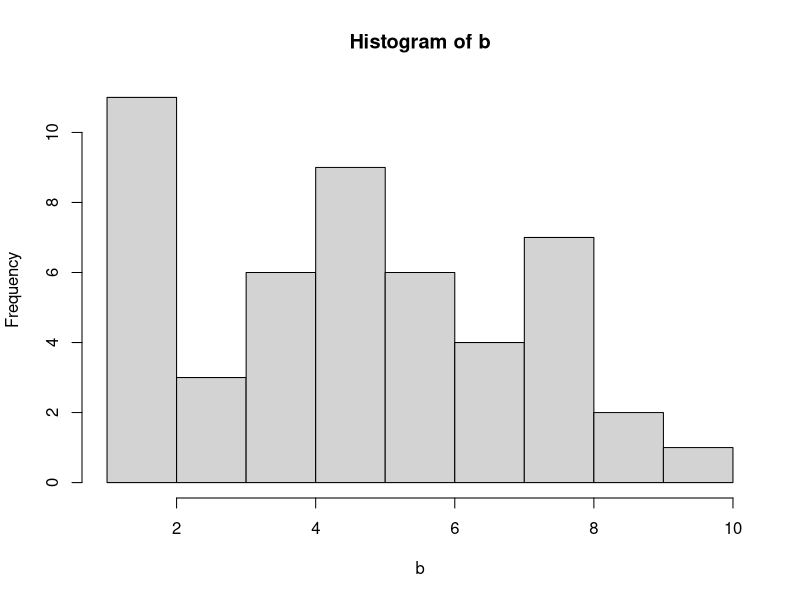
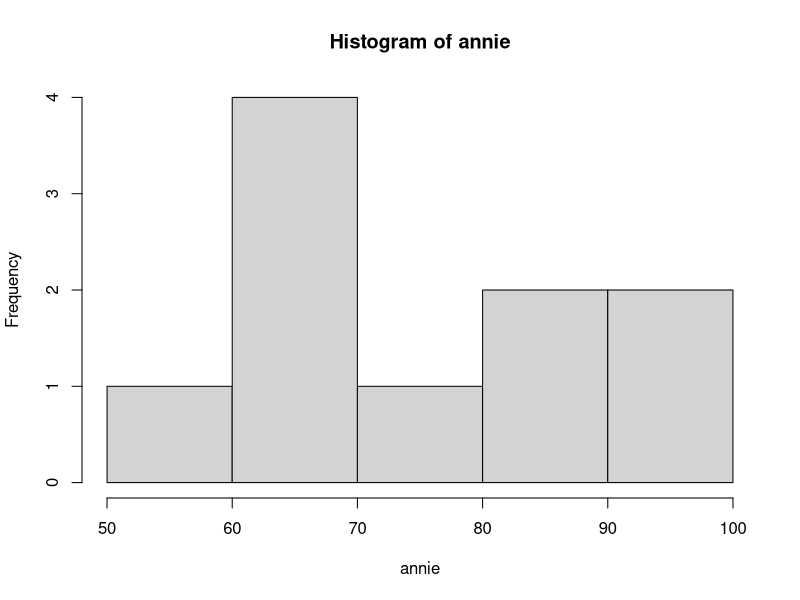
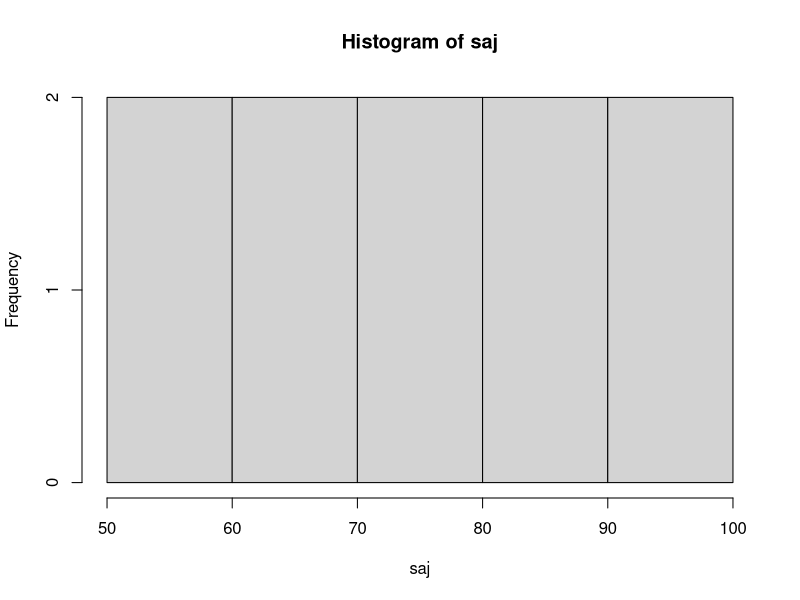
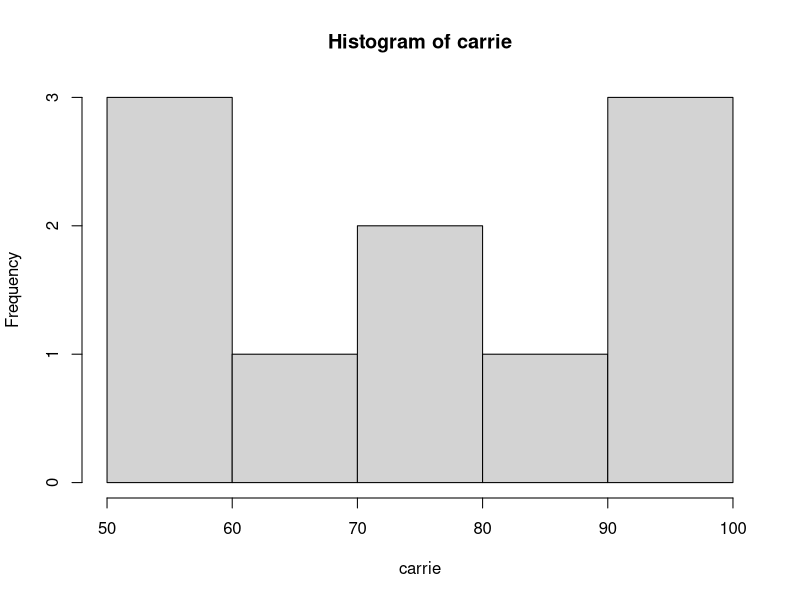

Write the R code that produced these figures, in order.
## ---- chunk 1
a<- 40
sqrt(a)
## ---- chunk 2
b <- c( 4, 1, 5, 3, 8, 2, 2, 6, 8, 5, 4, 1, 6, 5, 4, 5, 7, 9, 10, 1, 1, 3, 5, 4, 6, 4, 8, 6, 5, 5, 7, 8, 9, 8, 8, 2, 1, 4, 3, 2, 5, 1, 5, 6, 8, 6, 7, 2, 7)
mean(b)
median(b)
sd(b)
hist(b)
## ---- chunk 3
annie <- c(55, 95, 85, 65, 65, 85, 65, 95, 65, 75)
saj <- c(65, 85, 95, 75, 65, 55, 55, 75, 95, 85)
carrie <- c(75, 65, 95, 95, 55, 85, 75, 55, 95, 55)
mean(annie)
mean(saj)
mean(carrie)
## ---- chunk 4
sd(annie); sd(saj); sd(carrie)
## ---- chunk 5
median(annie); median(saj); median(carrie)
hist(annie); hist(saj); hist(carrie)
